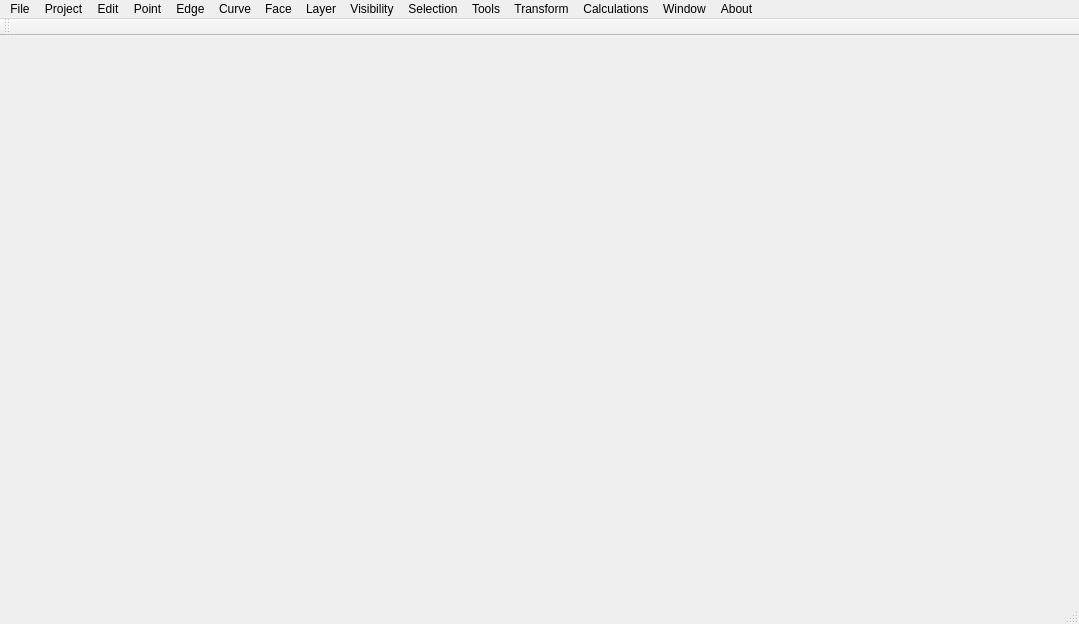
<?xml version="1.0" encoding="UTF-8"?>
<ui version="4.0">
 <class>MainWindow</class>
 <widget class="QMainWindow" name="MainWindow">
  <property name="geometry">
   <rect>
    <x>0</x>
    <y>0</y>
    <width>1079</width>
    <height>624</height>
   </rect>
  </property>
  <property name="windowTitle">
   <string>ShipCAD</string>
  </property>
  <widget class="QWidget" name="centralWidget">
   <layout class="QGridLayout" name="displayLayout"/>
  </widget>
  <widget class="QMenuBar" name="menuBar">
   <property name="geometry">
    <rect>
     <x>0</x>
     <y>0</y>
     <width>1079</width>
     <height>31</height>
    </rect>
   </property>
   <widget class="QMenu" name="menuFile">
    <property name="title">
     <string>File</string>
    </property>
    <widget class="QMenu" name="menuImport">
     <property name="title">
      <string>Import</string>
     </property>
     <addaction name="actionImportPart"/>
     <addaction name="actionImportCarlson"/>
     <addaction name="actionImportFEF"/>
     <addaction name="actionImportSurface"/>
     <addaction name="actionImportChines"/>
     <addaction name="actionImportCarene"/>
     <addaction name="actionImportVRML"/>
     <addaction name="actionImportPolyCad"/>
     <addaction name="separator"/>
     <addaction name="actionImportMichlet_waves"/>
    </widget>
    <widget class="QMenu" name="menuExport">
     <property name="title">
      <string>Export</string>
     </property>
     <addaction name="actionExportPart"/>
     <addaction name="actionExportIGES"/>
     <addaction name="actionExportDXF_3D_mesh"/>
     <addaction name="actionExportDXF_2D_Polylines"/>
     <addaction name="actionExportDXF_3D_Polylines"/>
     <addaction name="actionExportWavefront"/>
     <addaction name="actionExportSTL"/>
     <addaction name="actionExportFEF"/>
     <addaction name="actionExportOffsets"/>
     <addaction name="actionExportCoordinates"/>
     <addaction name="separator"/>
     <addaction name="actionExportMichlet"/>
     <addaction name="actionExportArchimedes"/>
     <addaction name="actionExportGHS"/>
    </widget>
    <addaction name="actionFileNew"/>
    <addaction name="actionOpen"/>
    <addaction name="actionSave"/>
    <addaction name="actionSave_As"/>
    <addaction name="menuImport"/>
    <addaction name="menuExport"/>
    <addaction name="actionExit"/>
    <addaction name="separator"/>
    <addaction name="actionPreferences"/>
    <addaction name="separator"/>
   </widget>
   <widget class="QMenu" name="menuProject">
    <property name="title">
     <string>Project</string>
    </property>
    <addaction name="actionProject_settings"/>
    <addaction name="actionLinesplans"/>
   </widget>
   <widget class="QMenu" name="menuEdit">
    <property name="title">
     <string>Edit</string>
    </property>
    <addaction name="actionUndo"/>
    <addaction name="actionRedo"/>
    <addaction name="actionDelete"/>
    <addaction name="separator"/>
    <addaction name="actionUndo_history"/>
   </widget>
   <widget class="QMenu" name="menuPoint">
    <property name="title">
     <string>Point</string>
    </property>
    <addaction name="actionAdd"/>
    <addaction name="actionAlign"/>
    <addaction name="actionPointCollapse"/>
    <addaction name="actionInsert_plane"/>
    <addaction name="actionIntersect_layers"/>
    <addaction name="actionLock_points"/>
    <addaction name="actionUnlock_points"/>
    <addaction name="actionUnlock_all_points"/>
   </widget>
   <widget class="QMenu" name="menuEdge">
    <property name="title">
     <string>Edge</string>
    </property>
    <addaction name="actionEdgeExtrude"/>
    <addaction name="actionEdgeSplit"/>
    <addaction name="actionEdgeCollapse"/>
    <addaction name="actionEdgeInsert"/>
    <addaction name="actionEdgeCrease"/>
   </widget>
   <widget class="QMenu" name="menuCurve">
    <property name="title">
     <string>Curve</string>
    </property>
    <addaction name="actionCurveNew"/>
   </widget>
   <widget class="QMenu" name="menuFace">
    <property name="title">
     <string>Face</string>
    </property>
    <addaction name="actionFaceNew"/>
    <addaction name="actionFaceInvert"/>
   </widget>
   <widget class="QMenu" name="menuLayer">
    <property name="title">
     <string>Layer</string>
    </property>
    <addaction name="actionActive_layer_color"/>
    <addaction name="actionLayerAuto_group"/>
    <addaction name="actionLayerNew"/>
    <addaction name="actionLayerDelete_empty"/>
    <addaction name="actionLayerDialog"/>
   </widget>
   <widget class="QMenu" name="menuVisibility">
    <property name="title">
     <string>Visibility</string>
    </property>
    <addaction name="actionShowControl_net"/>
    <addaction name="actionShow_both_sides"/>
    <addaction name="actionShowControl_curves"/>
    <addaction name="actionShowInterior_edges"/>
    <addaction name="actionShowGrid"/>
    <addaction name="actionShowStations"/>
    <addaction name="actionShowButtocks"/>
    <addaction name="actionShowWaterlines"/>
    <addaction name="actionShowDiagonals"/>
    <addaction name="actionShowHydrostatic_features"/>
    <addaction name="actionShowFlowlines"/>
    <addaction name="actionShowNormals"/>
    <addaction name="actionShowCurvature"/>
    <addaction name="actionShowMarkers"/>
    <addaction name="separator"/>
    <addaction name="actionDecr_Curvature_Scale"/>
    <addaction name="actionIncr_Curvature_Scale"/>
   </widget>
   <widget class="QMenu" name="menuSelection">
    <property name="title">
     <string>Selection</string>
    </property>
    <addaction name="actionSelect_all"/>
    <addaction name="actionDeselect_all"/>
   </widget>
   <widget class="QMenu" name="menuTools">
    <property name="title">
     <string>Tools</string>
    </property>
    <widget class="QMenu" name="menuMarkers">
     <property name="title">
      <string>Markers</string>
     </property>
     <addaction name="actionImportMarkers"/>
     <addaction name="actionDelete_all_markers"/>
    </widget>
    <addaction name="actionCheck_model"/>
    <addaction name="actionRemove_negative"/>
    <addaction name="actionRemove_unused_points"/>
    <addaction name="actionDevelop_plates"/>
    <addaction name="actionKeel_and_rudder_wizard"/>
    <addaction name="menuMarkers"/>
    <addaction name="actionAdd_cylinder"/>
   </widget>
   <widget class="QMenu" name="menuTransform">
    <property name="title">
     <string>Transform</string>
    </property>
    <addaction name="actionScale"/>
    <addaction name="actionMove"/>
    <addaction name="actionRotate"/>
    <addaction name="actionMirror"/>
    <addaction name="actionLackenby"/>
   </widget>
   <widget class="QMenu" name="menuCalculations">
    <property name="title">
     <string>Calculations</string>
    </property>
    <widget class="QMenu" name="menuResistance">
     <property name="title">
      <string>Resistance</string>
     </property>
     <addaction name="actionDelft_yacht_series"/>
     <addaction name="actionKAPER"/>
    </widget>
    <addaction name="actionIntersections"/>
    <addaction name="actionDesign_Hydrostatics"/>
    <addaction name="actionHydrostatics"/>
    <addaction name="actionCross_curves"/>
    <addaction name="menuResistance"/>
   </widget>
   <widget class="QMenu" name="menuWindow">
    <property name="title">
     <string>Window</string>
    </property>
    <addaction name="actionNew_window"/>
    <addaction name="actionTile"/>
    <addaction name="actionCascade"/>
    <addaction name="separator"/>
   </widget>
   <widget class="QMenu" name="menuAbout">
    <property name="title">
     <string>About</string>
    </property>
   </widget>
   <addaction name="menuFile"/>
   <addaction name="menuProject"/>
   <addaction name="menuEdit"/>
   <addaction name="menuPoint"/>
   <addaction name="menuEdge"/>
   <addaction name="menuCurve"/>
   <addaction name="menuFace"/>
   <addaction name="menuLayer"/>
   <addaction name="menuVisibility"/>
   <addaction name="menuSelection"/>
   <addaction name="menuTools"/>
   <addaction name="menuTransform"/>
   <addaction name="menuCalculations"/>
   <addaction name="menuWindow"/>
   <addaction name="menuAbout"/>
  </widget>
  <widget class="QToolBar" name="mainToolBar">
   <attribute name="toolBarArea">
    <enum>TopToolBarArea</enum>
   </attribute>
   <attribute name="toolBarBreak">
    <bool>false</bool>
   </attribute>
  </widget>
  <widget class="QStatusBar" name="statusBar"/>
  <action name="actionFileNew">
   <property name="text">
    <string>New</string>
   </property>
  </action>
  <action name="actionOpen">
   <property name="text">
    <string>Open</string>
   </property>
  </action>
  <action name="actionSave">
   <property name="enabled">
    <bool>false</bool>
   </property>
   <property name="text">
    <string>Save</string>
   </property>
  </action>
  <action name="actionSave_As">
   <property name="enabled">
    <bool>false</bool>
   </property>
   <property name="text">
    <string>Save As</string>
   </property>
  </action>
  <action name="actionExit">
   <property name="text">
    <string>Exit</string>
   </property>
  </action>
  <action name="actionPreferences">
   <property name="enabled">
    <bool>true</bool>
   </property>
   <property name="text">
    <string>Preferences</string>
   </property>
  </action>
  <action name="actionRecent_files">
   <property name="text">
    <string>Recent files</string>
   </property>
  </action>
  <action name="actionProject_settings">
   <property name="enabled">
    <bool>false</bool>
   </property>
   <property name="text">
    <string>Project settings</string>
   </property>
  </action>
  <action name="actionLinesplans">
   <property name="enabled">
    <bool>false</bool>
   </property>
   <property name="text">
    <string>Linesplans</string>
   </property>
  </action>
  <action name="actionUndo">
   <property name="enabled">
    <bool>false</bool>
   </property>
   <property name="text">
    <string>Undo</string>
   </property>
  </action>
  <action name="actionRedo">
   <property name="enabled">
    <bool>false</bool>
   </property>
   <property name="text">
    <string>Redo</string>
   </property>
  </action>
  <action name="actionDelete">
   <property name="enabled">
    <bool>false</bool>
   </property>
   <property name="text">
    <string>Delete</string>
   </property>
  </action>
  <action name="actionUndo_history">
   <property name="enabled">
    <bool>false</bool>
   </property>
   <property name="text">
    <string>Undo history</string>
   </property>
  </action>
  <action name="actionAdd">
   <property name="enabled">
    <bool>false</bool>
   </property>
   <property name="text">
    <string>Add</string>
   </property>
  </action>
  <action name="actionAlign">
   <property name="enabled">
    <bool>false</bool>
   </property>
   <property name="text">
    <string>Align</string>
   </property>
  </action>
  <action name="actionPointCollapse">
   <property name="enabled">
    <bool>false</bool>
   </property>
   <property name="text">
    <string>Collapse</string>
   </property>
  </action>
  <action name="actionInsert_plane">
   <property name="enabled">
    <bool>false</bool>
   </property>
   <property name="text">
    <string>Insert plane</string>
   </property>
  </action>
  <action name="actionIntersect_layers">
   <property name="enabled">
    <bool>false</bool>
   </property>
   <property name="text">
    <string>Intersect layers</string>
   </property>
  </action>
  <action name="actionLock_points">
   <property name="enabled">
    <bool>false</bool>
   </property>
   <property name="text">
    <string>Lock points</string>
   </property>
  </action>
  <action name="actionUnlock_points">
   <property name="enabled">
    <bool>false</bool>
   </property>
   <property name="text">
    <string>Unlock points</string>
   </property>
  </action>
  <action name="actionUnlock_all_points">
   <property name="enabled">
    <bool>false</bool>
   </property>
   <property name="text">
    <string>Unlock all points</string>
   </property>
  </action>
  <action name="actionEdgeExtrude">
   <property name="enabled">
    <bool>false</bool>
   </property>
   <property name="text">
    <string>Extrude</string>
   </property>
  </action>
  <action name="actionEdgeSplit">
   <property name="enabled">
    <bool>false</bool>
   </property>
   <property name="text">
    <string>Split</string>
   </property>
  </action>
  <action name="actionEdgeCollapse">
   <property name="enabled">
    <bool>false</bool>
   </property>
   <property name="text">
    <string>Collapse</string>
   </property>
  </action>
  <action name="actionEdgeInsert">
   <property name="enabled">
    <bool>false</bool>
   </property>
   <property name="text">
    <string>Insert</string>
   </property>
  </action>
  <action name="actionEdgeCrease">
   <property name="enabled">
    <bool>false</bool>
   </property>
   <property name="text">
    <string>Crease</string>
   </property>
  </action>
  <action name="actionFaceNew">
   <property name="enabled">
    <bool>false</bool>
   </property>
   <property name="text">
    <string>New</string>
   </property>
  </action>
  <action name="actionFaceInvert">
   <property name="enabled">
    <bool>false</bool>
   </property>
   <property name="text">
    <string>Invert</string>
   </property>
  </action>
  <action name="actionSelect_all">
   <property name="enabled">
    <bool>false</bool>
   </property>
   <property name="text">
    <string>Select all</string>
   </property>
  </action>
  <action name="actionDeselect_all">
   <property name="enabled">
    <bool>false</bool>
   </property>
   <property name="text">
    <string>Deselect all</string>
   </property>
  </action>
  <action name="actionNew_window">
   <property name="enabled">
    <bool>false</bool>
   </property>
   <property name="text">
    <string>New window</string>
   </property>
  </action>
  <action name="actionTile">
   <property name="enabled">
    <bool>false</bool>
   </property>
   <property name="text">
    <string>Tile</string>
   </property>
  </action>
  <action name="actionCascade">
   <property name="enabled">
    <bool>false</bool>
   </property>
   <property name="text">
    <string>Cascade</string>
   </property>
  </action>
  <action name="actionCurveNew">
   <property name="enabled">
    <bool>false</bool>
   </property>
   <property name="text">
    <string>New</string>
   </property>
  </action>
  <action name="actionImportPart">
   <property name="enabled">
    <bool>false</bool>
   </property>
   <property name="text">
    <string>Part</string>
   </property>
  </action>
  <action name="actionImportCarlson">
   <property name="text">
    <string>Carlson .hul file</string>
   </property>
  </action>
  <action name="actionImportFEF">
   <property name="text">
    <string>FEF file</string>
   </property>
  </action>
  <action name="actionImportSurface">
   <property name="text">
    <string>Surface</string>
   </property>
  </action>
  <action name="actionImportChines">
   <property name="text">
    <string>Chines</string>
   </property>
  </action>
  <action name="actionImportCarene">
   <property name="text">
    <string>Carene XYZ file</string>
   </property>
  </action>
  <action name="actionImportVRML">
   <property name="text">
    <string>VRML</string>
   </property>
  </action>
  <action name="actionImportPolyCad">
   <property name="text">
    <string>PolyCad</string>
   </property>
  </action>
  <action name="actionImportMichlet_waves">
   <property name="enabled">
    <bool>false</bool>
   </property>
   <property name="text">
    <string>Michlet waves</string>
   </property>
  </action>
  <action name="actionExportPart">
   <property name="enabled">
    <bool>false</bool>
   </property>
   <property name="text">
    <string>Part</string>
   </property>
  </action>
  <action name="actionExportIGES">
   <property name="enabled">
    <bool>false</bool>
   </property>
   <property name="text">
    <string>IGES</string>
   </property>
  </action>
  <action name="actionExportDXF_3D_mesh">
   <property name="enabled">
    <bool>false</bool>
   </property>
   <property name="text">
    <string>DXF 3D mesh</string>
   </property>
  </action>
  <action name="actionExportDXF_2D_Polylines">
   <property name="enabled">
    <bool>false</bool>
   </property>
   <property name="text">
    <string>DXF 2D Polylines</string>
   </property>
  </action>
  <action name="actionExportDXF_3D_Polylines">
   <property name="enabled">
    <bool>false</bool>
   </property>
   <property name="text">
    <string>DXF 3D Polylines</string>
   </property>
  </action>
  <action name="actionExportWavefront">
   <property name="enabled">
    <bool>false</bool>
   </property>
   <property name="text">
    <string>Wavefront file (.OBJ)</string>
   </property>
  </action>
  <action name="actionExportSTL">
   <property name="enabled">
    <bool>false</bool>
   </property>
   <property name="text">
    <string>STL</string>
   </property>
  </action>
  <action name="actionExportFEF">
   <property name="enabled">
    <bool>false</bool>
   </property>
   <property name="text">
    <string>FEF file</string>
   </property>
  </action>
  <action name="actionExportOffsets">
   <property name="enabled">
    <bool>false</bool>
   </property>
   <property name="text">
    <string>Offsets</string>
   </property>
  </action>
  <action name="actionExportCoordinates">
   <property name="enabled">
    <bool>false</bool>
   </property>
   <property name="text">
    <string>Coordinates</string>
   </property>
  </action>
  <action name="actionExportMichlet">
   <property name="enabled">
    <bool>false</bool>
   </property>
   <property name="text">
    <string>Michlet</string>
   </property>
  </action>
  <action name="actionExportArchimedes">
   <property name="enabled">
    <bool>false</bool>
   </property>
   <property name="text">
    <string>Archimedes</string>
   </property>
  </action>
  <action name="actionExportGHS">
   <property name="enabled">
    <bool>false</bool>
   </property>
   <property name="text">
    <string>GHS</string>
   </property>
  </action>
  <action name="actionActive_layer_color">
   <property name="text">
    <string>Active layer color</string>
   </property>
  </action>
  <action name="actionLayerAuto_group">
   <property name="enabled">
    <bool>false</bool>
   </property>
   <property name="text">
    <string>Auto group</string>
   </property>
  </action>
  <action name="actionLayerNew">
   <property name="text">
    <string>New</string>
   </property>
  </action>
  <action name="actionLayerDelete_empty">
   <property name="text">
    <string>Delete empty</string>
   </property>
  </action>
  <action name="actionLayerDialog">
   <property name="text">
    <string>Dialog</string>
   </property>
  </action>
  <action name="actionControl_net">
   <property name="checkable">
    <bool>true</bool>
   </property>
   <property name="text">
    <string>Control net</string>
   </property>
  </action>
  <action name="actionControl_curves">
   <property name="checkable">
    <bool>true</bool>
   </property>
   <property name="text">
    <string>Control curves</string>
   </property>
  </action>
  <action name="actionInterior_edges">
   <property name="checkable">
    <bool>true</bool>
   </property>
   <property name="text">
    <string>Interior edges</string>
   </property>
  </action>
  <action name="actionShow_both_sides">
   <property name="checkable">
    <bool>true</bool>
   </property>
   <property name="text">
    <string>Show both sides</string>
   </property>
  </action>
  <action name="actionGrid">
   <property name="checkable">
    <bool>true</bool>
   </property>
   <property name="text">
    <string>Grid</string>
   </property>
  </action>
  <action name="actionStations">
   <property name="checkable">
    <bool>true</bool>
   </property>
   <property name="text">
    <string>Stations</string>
   </property>
  </action>
  <action name="actionButtocks">
   <property name="checkable">
    <bool>true</bool>
   </property>
   <property name="text">
    <string>Buttocks</string>
   </property>
  </action>
  <action name="actionWaterlines">
   <property name="checkable">
    <bool>true</bool>
   </property>
   <property name="text">
    <string>Waterlines</string>
   </property>
  </action>
  <action name="actionDiagonals">
   <property name="checkable">
    <bool>true</bool>
   </property>
   <property name="text">
    <string>Diagonals</string>
   </property>
  </action>
  <action name="actionHydrostatic_features">
   <property name="checkable">
    <bool>true</bool>
   </property>
   <property name="text">
    <string>Hydrostatic features</string>
   </property>
  </action>
  <action name="actionFlowlines">
   <property name="checkable">
    <bool>true</bool>
   </property>
   <property name="text">
    <string>Flowlines</string>
   </property>
  </action>
  <action name="actionNormals">
   <property name="checkable">
    <bool>true</bool>
   </property>
   <property name="text">
    <string>Normals</string>
   </property>
  </action>
  <action name="actionCurvature">
   <property name="checkable">
    <bool>true</bool>
   </property>
   <property name="text">
    <string>Curvature</string>
   </property>
  </action>
  <action name="actionMarkers">
   <property name="checkable">
    <bool>true</bool>
   </property>
   <property name="text">
    <string>Markers</string>
   </property>
  </action>
  <action name="actionDecr_Curvature_Scale">
   <property name="text">
    <string>Decr Curvature Scale</string>
   </property>
  </action>
  <action name="actionIncr_Curvature_Scale">
   <property name="text">
    <string>Incr Curvature Scale</string>
   </property>
  </action>
  <action name="actionCheck_model">
   <property name="checkable">
    <bool>false</bool>
   </property>
   <property name="enabled">
    <bool>false</bool>
   </property>
   <property name="text">
    <string>Check model</string>
   </property>
  </action>
  <action name="actionRemove_negative">
   <property name="text">
    <string>Remove negative</string>
   </property>
  </action>
  <action name="actionRemove_unused_points">
   <property name="enabled">
    <bool>false</bool>
   </property>
   <property name="text">
    <string>Remove unused points</string>
   </property>
  </action>
  <action name="actionDevelop_plates">
   <property name="enabled">
    <bool>false</bool>
   </property>
   <property name="text">
    <string>Develop plates</string>
   </property>
  </action>
  <action name="actionKeel_and_rudder_wizard">
   <property name="enabled">
    <bool>false</bool>
   </property>
   <property name="text">
    <string>Keel and rudder wizard</string>
   </property>
  </action>
  <action name="actionAdd_cylinder">
   <property name="text">
    <string>Add cylinder</string>
   </property>
  </action>
  <action name="actionImportMarkers">
   <property name="enabled">
    <bool>true</bool>
   </property>
   <property name="text">
    <string>Import</string>
   </property>
  </action>
  <action name="actionDelete_all_markers">
   <property name="enabled">
    <bool>false</bool>
   </property>
   <property name="text">
    <string>Delete all markers</string>
   </property>
  </action>
  <action name="actionScale">
   <property name="enabled">
    <bool>false</bool>
   </property>
   <property name="text">
    <string>Scale</string>
   </property>
  </action>
  <action name="actionMove">
   <property name="enabled">
    <bool>false</bool>
   </property>
   <property name="text">
    <string>Move</string>
   </property>
  </action>
  <action name="actionRotate">
   <property name="enabled">
    <bool>false</bool>
   </property>
   <property name="text">
    <string>Rotate</string>
   </property>
  </action>
  <action name="actionMirror">
   <property name="enabled">
    <bool>false</bool>
   </property>
   <property name="text">
    <string>Mirror</string>
   </property>
  </action>
  <action name="actionLackenby">
   <property name="enabled">
    <bool>false</bool>
   </property>
   <property name="text">
    <string>Lackenby</string>
   </property>
  </action>
  <action name="actionIntersections">
   <property name="enabled">
    <bool>true</bool>
   </property>
   <property name="text">
    <string>Intersections</string>
   </property>
  </action>
  <action name="actionDesign_Hydrostatics">
   <property name="enabled">
    <bool>false</bool>
   </property>
   <property name="text">
    <string>Design Hydrostatics</string>
   </property>
  </action>
  <action name="actionHydrostatics">
   <property name="enabled">
    <bool>false</bool>
   </property>
   <property name="text">
    <string>Hydrostatics</string>
   </property>
  </action>
  <action name="actionCross_curves">
   <property name="enabled">
    <bool>false</bool>
   </property>
   <property name="text">
    <string>Cross curves</string>
   </property>
  </action>
  <action name="actionDelft_yacht_series">
   <property name="enabled">
    <bool>false</bool>
   </property>
   <property name="text">
    <string>Delft yacht series</string>
   </property>
  </action>
  <action name="actionKAPER">
   <property name="enabled">
    <bool>false</bool>
   </property>
   <property name="text">
    <string>KAPER</string>
   </property>
  </action>
  <action name="actionShowControl_net">
   <property name="checkable">
    <bool>true</bool>
   </property>
   <property name="text">
    <string>Control net</string>
   </property>
  </action>
  <action name="actionShowControl_curves">
   <property name="checkable">
    <bool>true</bool>
   </property>
   <property name="text">
    <string>Control curves</string>
   </property>
  </action>
  <action name="actionShowInterior_edges">
   <property name="checkable">
    <bool>true</bool>
   </property>
   <property name="text">
    <string>Interior edges</string>
   </property>
  </action>
  <action name="actionShowGrid">
   <property name="checkable">
    <bool>true</bool>
   </property>
   <property name="text">
    <string>Grid</string>
   </property>
  </action>
  <action name="actionShowStations">
   <property name="checkable">
    <bool>true</bool>
   </property>
   <property name="text">
    <string>Stations</string>
   </property>
  </action>
  <action name="actionShowButtocks">
   <property name="checkable">
    <bool>true</bool>
   </property>
   <property name="text">
    <string>Buttocks</string>
   </property>
  </action>
  <action name="actionShowWaterlines">
   <property name="checkable">
    <bool>true</bool>
   </property>
   <property name="text">
    <string>Waterlines</string>
   </property>
  </action>
  <action name="actionShowDiagonals">
   <property name="checkable">
    <bool>true</bool>
   </property>
   <property name="text">
    <string>Diagonals</string>
   </property>
  </action>
  <action name="actionShowHydrostatic_features">
   <property name="checkable">
    <bool>true</bool>
   </property>
   <property name="text">
    <string>Hydrostatic features</string>
   </property>
  </action>
  <action name="actionShowFlowlines">
   <property name="checkable">
    <bool>true</bool>
   </property>
   <property name="text">
    <string>Flowlines</string>
   </property>
  </action>
  <action name="actionShowNormals">
   <property name="checkable">
    <bool>true</bool>
   </property>
   <property name="text">
    <string>Normals</string>
   </property>
  </action>
  <action name="actionShowCurvature">
   <property name="checkable">
    <bool>true</bool>
   </property>
   <property name="text">
    <string>Curvature</string>
   </property>
  </action>
  <action name="actionShowMarkers">
   <property name="checkable">
    <bool>true</bool>
   </property>
   <property name="text">
    <string>Markers</string>
   </property>
  </action>
 </widget>
 <layoutdefault spacing="6" margin="11"/>
 <resources/>
 <connections>
  <connection>
   <sender>actionExit</sender>
   <signal>triggered()</signal>
   <receiver>MainWindow</receiver>
   <slot>close()</slot>
   <hints>
    <hint type="sourcelabel">
     <x>-1</x>
     <y>-1</y>
    </hint>
    <hint type="destinationlabel">
     <x>539</x>
     <y>311</y>
    </hint>
   </hints>
  </connection>
 </connections>
</ui>
